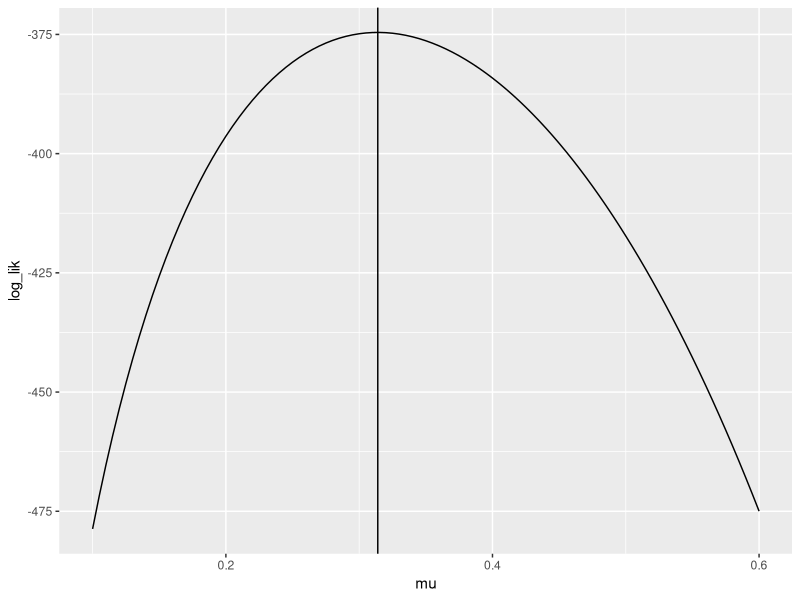
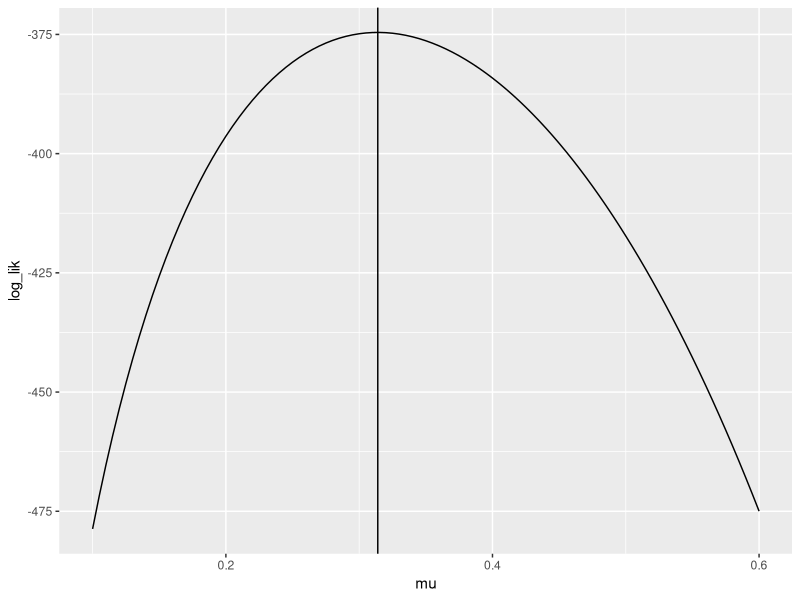
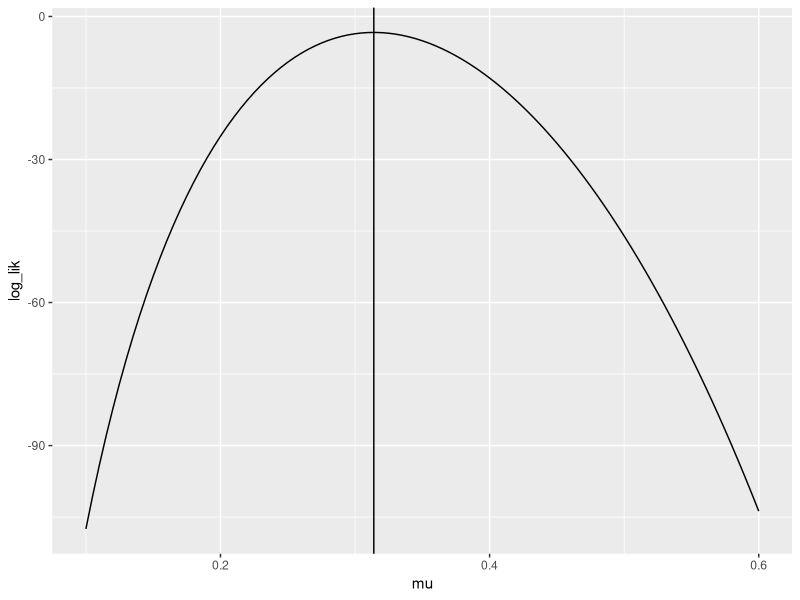
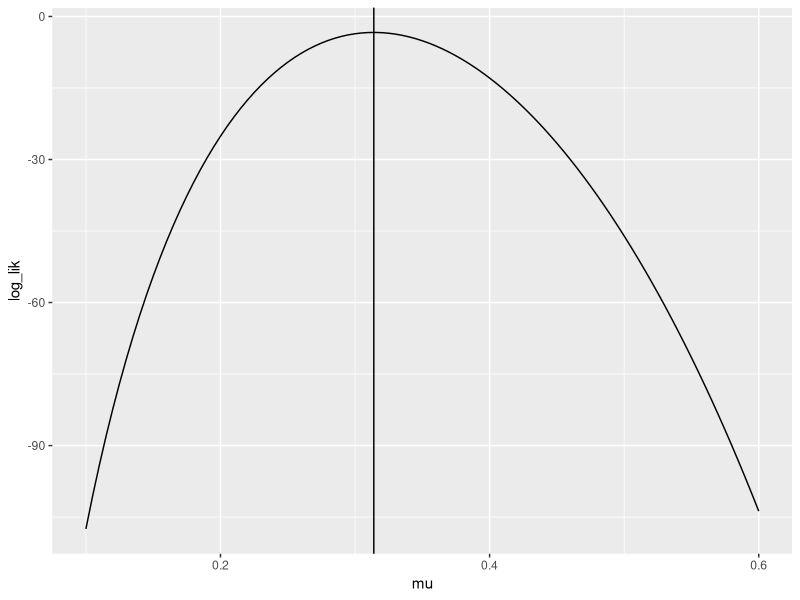

Here is the R script that generated these plots, in order:
## ---- chunk 1
knitr::opts_chunk$set(echo = TRUE)
## ---- chunk 2
library(dplyr)
library(ggplot2)
## ---- chunk 3
player_hits <- 189
player_atbats <- 602
## ---- chunk 4
player_hits / player_atbats
## ---- chunk 5
tibble::tibble(
  mu = seq(0.1, 0.6, length.out = 101)
) %>% 
  mutate(log_lik = log(mu ^ player_hits * (1 - mu) ^ (player_atbats - player_hits))) %>%
  ggplot(mapping = aes(x = mu, y = log_lik)) + 
  geom_line() + 
  geom_vline(mapping = aes(), xintercept = 0.3139535)
  
 
## ---- chunk 6
my_example_function <- function(input_1, input_2)
{
  ### PERFORM ACTIONS
  
  ### return objects with return()
  
}
## ---- chunk 7
my_example_function(1, 2)

my_example_function(input_1 = 1, input_2 = 2)
## ---- chunk 8
### set the input arguments !!!
log_binom_pmf_unnorm <- function(events, trials, prob)
{
  # assign log_lik
  log_lik = log(prob ^ events * (1 - prob) ^ (trials - events))
  # return log_lik
  return (log_lik)
}
## ---- chunk 9
tibble::tibble(
  mu = seq(0.1, 0.6, length.out = 101)
) %>% 
  mutate(log_lik = log_binom_pmf_unnorm(events =player_hits, 
                                        trials = player_atbats, 
                                        prob = mu)) %>%
  ggplot(mapping = aes(x = mu, y = log_lik)) + 
  geom_line() + 
  geom_vline(mapping = aes(), xintercept = 0.3139535)
## ---- chunk 10
### set the input arguments!
log_binom_pmf <- function(events, trials, prob)
{
  log_lik = log(choose(trials, events) * prob ^ events * (1 - prob) ^ (trials - events))
  
  return (log_lik)
  
}
## ---- chunk 11
tibble::tibble(
  mu = seq(0.1, 0.6, length.out = 101)
) %>% 
  mutate(log_lik = log_binom_pmf(events =player_hits, 
                                        trials = player_atbats, 
                                        prob = mu)) %>%
  ggplot(mapping = aes(x = mu, y = log_lik)) + 
  geom_line() + 
  geom_vline(mapping = aes(), xintercept = 0.3139535)
## ---- chunk 12
log_binom_pmf(events = 189, trials = 602, prob = 0.3)
### your code here
## ---- chunk 13
dbinom(x = player_hits, size = player_atbats, prob = 0.3, log = TRUE)
## ---- chunk 14
tibble::tibble(
  mu = seq(0.1, 0.6, length.out = 101)
) %>% 
  mutate(log_lik = dbinom(x = player_hits, 
                          size = player_atbats, 
                          prob = mu, 
                          log = TRUE)) %>%
  ggplot(mapping = aes(x = mu, y = log_lik)) + 
  geom_line() + 
  geom_vline(mapping = aes(), xintercept = 0.3139535)
## ---- chunk 15
coin_probs <- dbinom(x = 0:5, size = 11, prob = 0.25)

# print to screen
coin_probs
# length?
length(coin_probs)
## ---- chunk 16
sum(coin_probs)
## ---- chunk 17
pbinom(q = 5, size = 11, prob = 0.25)
## ---- chunk 18
pbinom(q = 195, size = 602, prob = 0.3) - pbinom(q = 175, size = 602, prob = 0.3)
pbinom(q = 205, size = 602, prob = 0.3) - pbinom(q = 165, size = 602, prob = 0.3)
## ---- chunk 19
a_prior <- 41.76
b_prior <- 108.32
start_hits <- 6
start_atbats <- 30
## ---- chunk 20
### your code here
## ---- chunk 21
### your code here
## ---- chunk 22
### your code here
## ---- chunk 23
### your code here
## ---- chunk 24
N <- 21
v <- 4.2
